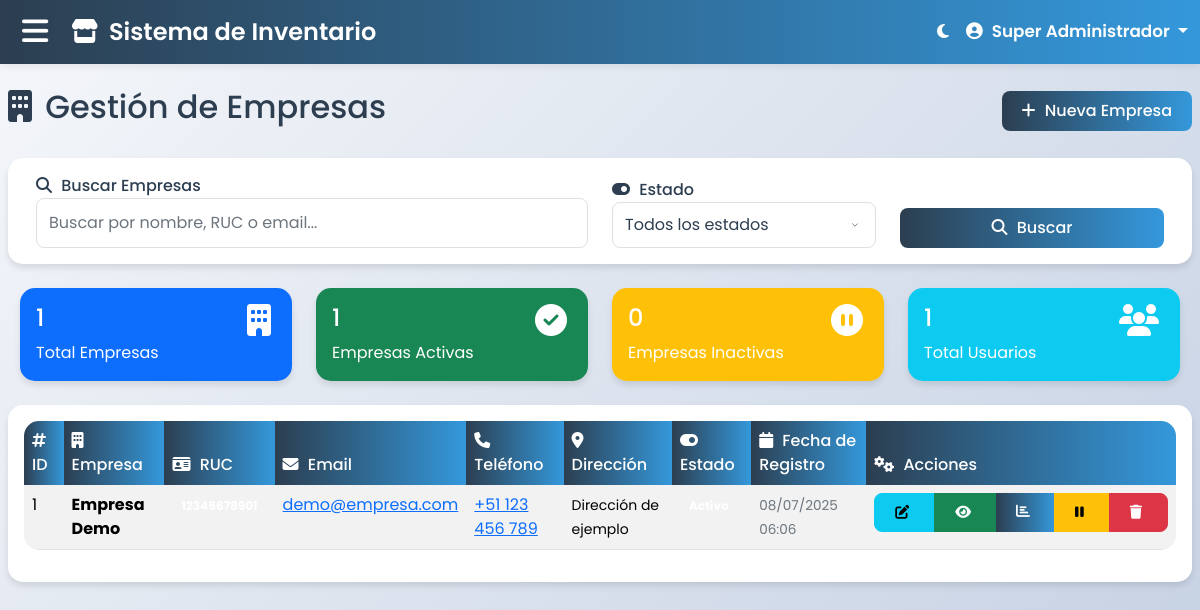
Screenshot of /index.php?route=empresas (signed in) with the database file from the repository.
### tables this page shows
CREATE TABLE IF NOT EXISTS empresas (
    id INT AUTO_INCREMENT PRIMARY KEY,
    nombre VARCHAR(100) NOT NULL,
    ruc VARCHAR(20) UNIQUE,
    direccion TEXT,
    telefono VARCHAR(20),
    email VARCHAR(100),
    logo VARCHAR(255) DEFAULT NULL,
    estado ENUM('activo','inactivo') DEFAULT 'activo',
    created TIMESTAMP DEFAULT CURRENT_TIMESTAMP,
    updated TIMESTAMP DEFAULT CURRENT_TIMESTAMP ON UPDATE CURRENT_TIMESTAMP
);

### controllers/EmpresaController.php (called while the page is built, shortened)
<?php
require_once 'models/Empresa.php';
require_once 'config/database.php';
class EmpresaController {
    private $empresa;
    public function __construct() {
        $database = new Database();
        $this->db = $database->getConnection();
        $this->empresa = new Empresa($this->db);
    }
    public function read() {
        $stmt = $this->empresa->read();
        $empresas = [];
        while ($row = $stmt->fetch(PDO::FETCH_ASSOC)) {
            $empresas[] = $row;
        }
        return ["success" => true, "data" => $empresas];
    }
}

### config/database.php (called while the page is built, shortened)
<?php
class Database {
    private $host = "localhost";
    private $db_name = "sistema_inventario";
    private $username = "root";
    private $password = "";
    public function getConnection() {
        $this->conn = null;
        try {
            $this->conn = new PDO(
                "mysql:host=" . $this->host . ";dbname=" . $this->db_name,
                $this->username,
                $this->password
            );
            $this->conn->setAttribute(PDO::ATTR_ERRMODE, PDO::ERRMODE_EXCEPTION);
            $this->conn->exec("set names utf8");
        } catch(PDOException $e) {
            echo "Connection error: " . $e->getMessage();
        }
        return $this->conn;
    }
}

### models/Empresa.php (called while the page is built, shortened)
<?php
class Empresa {
    private $conn;
    private $table_name = "empresas";
    public function __construct($db) {
        $this->conn = $db;
    }
    public function read() {
        $query = "SELECT * FROM " . $this->table_name . " ORDER BY created DESC";
        $stmt = $this->conn->prepare($query);
        $stmt->execute();
        return $stmt;
    }
}

### controllers/UserController.php (called while the page is built, shortened)
<?php
require_once 'config/database.php';
class UserController {
    private $db;
    public function __construct() {
        $database = new Database();
        $this->db = $database->getConnection();
    }
    public function getAllUsers() {
        $db = $this->db;
        $stmt = $db->prepare("SELECT id, name, email, rol FROM users ORDER BY id ASC");
        $stmt->execute();
        $users = $stmt->fetchAll(PDO::FETCH_ASSOC);
        return $users;
    }
}

### views/empresas.php (the view, shortened to what this page needs)
<?php include 'views/header.php'; ?>
<div class="d-flex justify-content-between align-items-center mb-4">
    <h2 class="animate__animated animate__fadeIn">
        <i class="fas fa-building"></i> Gestión de Empresas
    </h2>
    <a href="index.php?route=create_empresa" class="btn btn-primary animate__animated animate__fadeIn">
        <i class="fas fa-plus"></i> Nueva Empresa
    </a>
</div>
<div class="card mb-4 animate__animated animate__fadeIn">
    <div class="card-body">
        <form method="GET" action="index.php" class="row align-items-end">
            <div class="col-md-6">
                <div class="form-group mb-0">
                    <label for="search"><i class="fas fa-search"></i> Buscar Empresas</label>
                    <input type="text" class="form-control" id="search" name="search"
                           placeholder="Buscar por nombre, RUC o email..."
                           value="<?php echo isset($_GET['search']) ? htmlspecialchars($_GET['search']) : ''; ?>">
                </div>
            </div>
            <div class="col-md-3">
                <div class="form-group mb-0">
                    <label for="estado"><i class="fas fa-toggle-on"></i> Estado</label>
                    <select class="form-control" id="estado" name="estado">
                        <option value="">Todos los estados</option>
                    </select>
                </div>
            </div>
            <div class="col-md-3">
                <button type="submit" class="btn btn-primary w-100">
                    <i class="fas fa-search"></i> Buscar
                </button>
            </div>
        </form>
    </div>
</div>
<div class="row mb-4">
    <div class="col-md-3">
        <div class="card bg-primary text-white">
            <div class="card-body">
                <div class="d-flex justify-content-between">
                    <div>
                        <h4><?php echo number_format($total_empresas ?? 0); ?></h4>
                        <p class="mb-0">Total Empresas</p>
                    </div>
                    <div>
                        <i class="fas fa-building fa-2x"></i>
                    </div>
                </div>
            </div>
        </div>
    </div>
    <div class="col-md-3">
        <div class="card bg-success text-white">
            <div class="card-body">
                <div class="d-flex justify-content-between">
                    <div>
                        <h4><?php echo number_format($empresas_activas ?? 0); ?></h4>
                        <p class="mb-0">Empresas Activas</p>
                    </div>
                    <div>
                        <i class="fas fa-check-circle fa-2x"></i>
                    </div>
                </div>
            </div>
        </div>
    </div>
    <div class="col-md-3">
        <div class="card bg-warning text-white">
            <div class="card-body">
                <div class="d-flex justify-content-between">
                    <div>
                        <h4><?php echo number_format($empresas_inactivas ?? 0); ?></h4>
                        <p class="mb-0">Empresas Inactivas</p>
                    </div>
                    <div>
                        <i class="fas fa-pause-circle fa-2x"></i>
                    </div>
                </div>
            </div>
        </div>
    </div>
    <div class="col-md-3">
        <div class="card bg-info text-white">
            <div class="card-body">
                <div class="d-flex justify-content-between">
                    <div>
                        <h4><?php echo number_format($total_usuarios ?? 0); ?></h4>
                        <p class="mb-0">Total Usuarios</p>
                    </div>
                    <div>
                        <i class="fas fa-users fa-2x"></i>
                    </div>
                </div>
            </div>
        </div>
    </div>
</div>
<div class="card animate__animated animate__fadeIn">
    <div class="card-body">
        <div class="table-responsive">
            <table class="table table-striped">
                <thead>
                    <tr>
                        <th><i class="fas fa-hashtag"></i> ID</th>
                        <th><i class="fas fa-building"></i> Empresa</th>
                        <th><i class="fas fa-id-card"></i> RUC</th>
                        <th><i class="fas fa-envelope"></i> Email</th>
                        <th><i class="fas fa-phone"></i> Teléfono</th>
                        <th><i class="fas fa-map-marker-alt"></i> Dirección</th>
                        <th><i class="fas fa-toggle-on"></i> Estado</th>
                        <th><i class="fas fa-calendar"></i> Fecha de Registro</th>
                        <th><i class="fas fa-cogs"></i> Acciones</th>
                    </tr>
                </thead>
                <tbody>
                    <?php if(empty($empresas)): ?>
                        <tr>
                            <td colspan="9" class="text-center">
                                <div class="alert alert-info mb-0">
                                    <i class="fas fa-info-circle"></i> No hay empresas registradas
                                </div>
                            </td>
                        </tr>
                    <?php else: ?>
                        <?php foreach($empresas as $empresa): ?>
                            <tr class="animate__animated animate__fadeIn">
                                <td><?php echo $empresa['id']; ?></td>
                                <td>
                                    <div class="d-flex align-items-center">
                                        <strong><?php echo htmlspecialchars($empresa['nombre']); ?></strong>
                                    </div>
                                </td>
                                <td>
                                    <span class="badge badge-secondary">
                                    </span>
                                </td>
                                <td>
                                    <?php if(!empty($empresa['email'])): ?>
                                        <a href="mailto:<?php echo htmlspecialchars($empresa['email']); ?>">
                                            <?php echo htmlspecialchars($empresa['email']); ?>
                                        </a>
                                    <?php else: ?>
                                        <span class="text-muted">No especificado</span>
                                    <?php endif; ?>
                                </td>
                                <td>
                                    <?php if(!empty($empresa['telefono'])): ?>
                                        <a href="tel:<?php echo htmlspecialchars($empresa['telefono']); ?>">
                                            <?php echo htmlspecialchars($empresa['telefono']); ?>
                                        </a>
                                    <?php else: ?>
                                        <span class="text-muted">No especificado</span>
                                    <?php endif; ?>
                                </td>
                                <td>
                                    <?php if(!empty($empresa['direccion'])): ?>
                                        <small><?php echo htmlspecialchars($empresa['direccion']); ?></small>
                                    <?php else: ?>
                                        <span class="text-muted">No especificada</span>
                                    <?php endif; ?>
                                </td>
                                <td>
                                    <span class="badge badge-<?php echo $empresa['estado'] === 'activo' ? 'success' : 'danger'; ?>">
                                    </span>
                                </td>
                                <td>
                                    <small class="text-muted">
                                        <?php echo date('d/m/Y H:i', strtotime($empresa['created'])); ?>
                                    </small>
                                </td>
                                <td>
                                    <div class="btn-group">
                                        <a href="index.php?route=edit_empresa&id=<?php echo $empresa['id']; ?>"
                                           class="btn btn-sm btn-info"
                                           data-bs-toggle="tooltip"
                                           title="Editar">
                                            <i class="fas fa-edit"></i>
                                        </a>
                                        <a href="index.php?route=ver_empresa&id=<?php echo $empresa['id']; ?>"
                                           class="btn btn-sm btn-success"
                                           data-bs-toggle="tooltip"
                                           title="Ver Detalles">
                                            <i class="fas fa-eye"></i>
                                        </a>
                                        <a href="index.php?route=empresa_stats&id=<?php echo $empresa['id']; ?>"
                                           class="btn btn-sm btn-primary"
                                           data-bs-toggle="tooltip"
                                           title="Ver Estadísticas">
                                            <i class="fas fa-chart-bar"></i>
                                        </a>
                                        <?php if($empresa['estado'] === 'activo'): ?>
                                            <a href="index.php?route=toggle_empresa&id=<?php echo $empresa['id']; ?>&action=deactivate"
                                               class="btn btn-sm btn-warning"
                                               onclick="return confirm('¿Estás seguro de desactivar esta empresa?')"
                                               data-bs-toggle="tooltip"
                                               title="Desactivar">
                                                <i class="fas fa-pause"></i>
                                            </a>
                                        <?php endif; ?>
                                        <a href="index.php?route=delete_empresa&id=<?php echo $empresa['id']; ?>"
                                           class="btn btn-sm btn-danger"
                                           onclick="return confirm('¿Estás seguro de eliminar esta empresa? Esta acción no se puede deshacer.')"
                                           data-bs-toggle="tooltip"
                                           title="Eliminar">
                                            <i class="fas fa-trash"></i>
                                        </a>
                                    </div>
                                </td>
                            </tr>
                        <?php endforeach; ?>
                    <?php endif; ?>
                </tbody>
            </table>
        </div>
    </div>
</div>
<?php include 'views/footer.php'; ?>

### rows the page displays
empresas: id "1", nombre "Empresa Demo", email "demo@empresa.com", telefono "+51 123 456 789", direccion "Dirección de ejemplo", created "08/07/2025 06:06"

### other values shown
$_SESSION['user_name'] "Super Administrador"
$total_empresas "1"
$empresas_activas "1"
$empresas_inactivas "0"
$total_usuarios "1"
